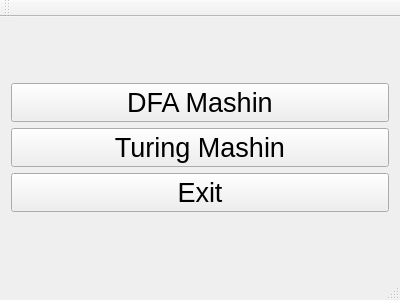
<?xml version="1.0" encoding="UTF-8"?>
<ui version="4.0">
 <class>MainWindow</class>
 <widget class="QMainWindow" name="MainWindow">
  <property name="geometry">
   <rect>
    <x>0</x>
    <y>0</y>
    <width>400</width>
    <height>300</height>
   </rect>
  </property>
  <property name="windowTitle">
   <string>MainWindow</string>
  </property>
  <widget class="QWidget" name="centralWidget">
   <layout class="QVBoxLayout" name="verticalLayout_2">
    <item>
     <layout class="QVBoxLayout" name="verticalLayout">
      <item>
       <widget class="QPushButton" name="DFA">
        <property name="font">
         <font>
          <pointsize>20</pointsize>
         </font>
        </property>
        <property name="text">
         <string>DFA Mashin</string>
        </property>
       </widget>
      </item>
      <item>
       <widget class="QPushButton" name="Turing">
        <property name="font">
         <font>
          <pointsize>20</pointsize>
         </font>
        </property>
        <property name="text">
         <string>Turing Mashin</string>
        </property>
       </widget>
      </item>
      <item>
       <widget class="QPushButton" name="Exit">
        <property name="font">
         <font>
          <pointsize>20</pointsize>
         </font>
        </property>
        <property name="text">
         <string>Exit</string>
        </property>
       </widget>
      </item>
     </layout>
    </item>
   </layout>
  </widget>
  <widget class="QMenuBar" name="menuBar">
   <property name="geometry">
    <rect>
     <x>0</x>
     <y>0</y>
     <width>400</width>
     <height>26</height>
    </rect>
   </property>
  </widget>
  <widget class="QToolBar" name="mainToolBar">
   <attribute name="toolBarArea">
    <enum>TopToolBarArea</enum>
   </attribute>
   <attribute name="toolBarBreak">
    <bool>false</bool>
   </attribute>
  </widget>
  <widget class="QStatusBar" name="statusBar"/>
 </widget>
 <layoutdefault spacing="6" margin="11"/>
 <resources/>
 <connections/>
</ui>
